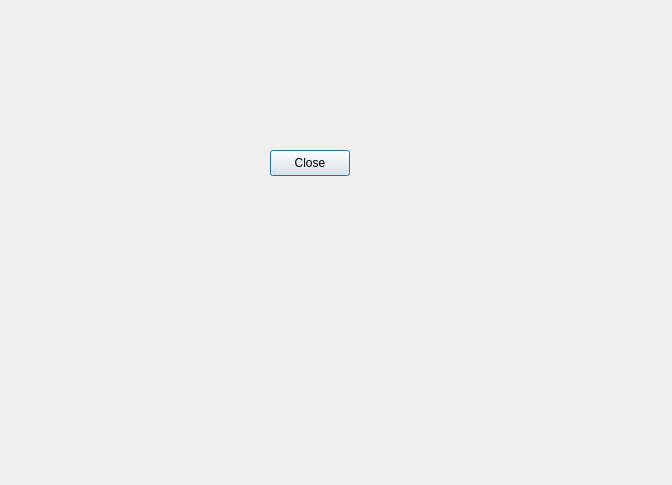
<?xml version="1.0" encoding="UTF-8"?>
<ui version="4.0">
 <class>MainMenu</class>
 <widget class="QDialog" name="MainMenu">
  <property name="geometry">
   <rect>
    <x>0</x>
    <y>0</y>
    <width>672</width>
    <height>485</height>
   </rect>
  </property>
  <property name="windowTitle">
   <string>Dialog</string>
  </property>
  <widget class="QPushButton" name="pushButton">
   <property name="geometry">
    <rect>
     <x>270</x>
     <y>150</y>
     <width>80</width>
     <height>26</height>
    </rect>
   </property>
   <property name="text">
    <string>Close</string>
   </property>
  </widget>
 </widget>
 <resources/>
 <connections>
  <connection>
   <sender>pushButton</sender>
   <signal>clicked()</signal>
   <receiver>MainMenu</receiver>
   <slot>close()</slot>
   <hints>
    <hint type="sourcelabel">
     <x>287</x>
     <y>164</y>
    </hint>
    <hint type="destinationlabel">
     <x>461</x>
     <y>257</y>
    </hint>
   </hints>
  </connection>
 </connections>
</ui>
